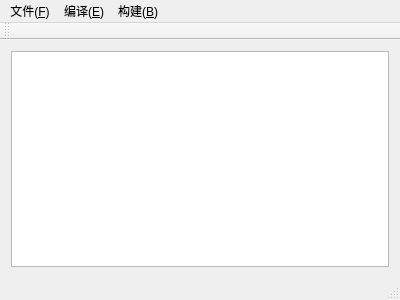
<?xml version="1.0" encoding="UTF-8"?>
<ui version="4.0">
 <class>MainWindow</class>
 <widget class="QMainWindow" name="MainWindow">
  <property name="geometry">
   <rect>
    <x>0</x>
    <y>0</y>
    <width>400</width>
    <height>300</height>
   </rect>
  </property>
  <property name="windowTitle">
   <string>MainWindow</string>
  </property>
  <widget class="QWidget" name="centralWidget">
   <layout class="QHBoxLayout" name="horizontalLayout">
    <item>
     <widget class="QTextEdit" name="textEdit"/>
    </item>
   </layout>
  </widget>
  <widget class="QMenuBar" name="menuBar">
   <property name="geometry">
    <rect>
     <x>0</x>
     <y>0</y>
     <width>400</width>
     <height>26</height>
    </rect>
   </property>
   <widget class="QMenu" name="menu_F">
    <property name="title">
     <string>文件(&amp;F)</string>
    </property>
    <addaction name="newAction"/>
    <addaction name="openAction"/>
    <addaction name="saveAction"/>
   </widget>
   <widget class="QMenu" name="menu_N">
    <property name="title">
     <string>编译(&amp;E)</string>
    </property>
   </widget>
   <widget class="QMenu" name="menu_B">
    <property name="title">
     <string>构建(&amp;B)</string>
    </property>
   </widget>
   <addaction name="menu_F"/>
   <addaction name="menu_N"/>
   <addaction name="menu_B"/>
  </widget>
  <widget class="QToolBar" name="mainToolBar">
   <attribute name="toolBarArea">
    <enum>TopToolBarArea</enum>
   </attribute>
   <attribute name="toolBarBreak">
    <bool>false</bool>
   </attribute>
  </widget>
  <widget class="QStatusBar" name="statusBar"/>
  <action name="newAction">
   <property name="text">
    <string>新建(&amp;N)</string>
   </property>
  </action>
  <action name="openAction">
   <property name="text">
    <string>打开(&amp;O)</string>
   </property>
  </action>
  <action name="saveAction">
   <property name="text">
    <string>另存为(S)</string>
   </property>
  </action>
 </widget>
 <layoutdefault spacing="6" margin="11"/>
 <resources/>
 <connections/>
</ui>
